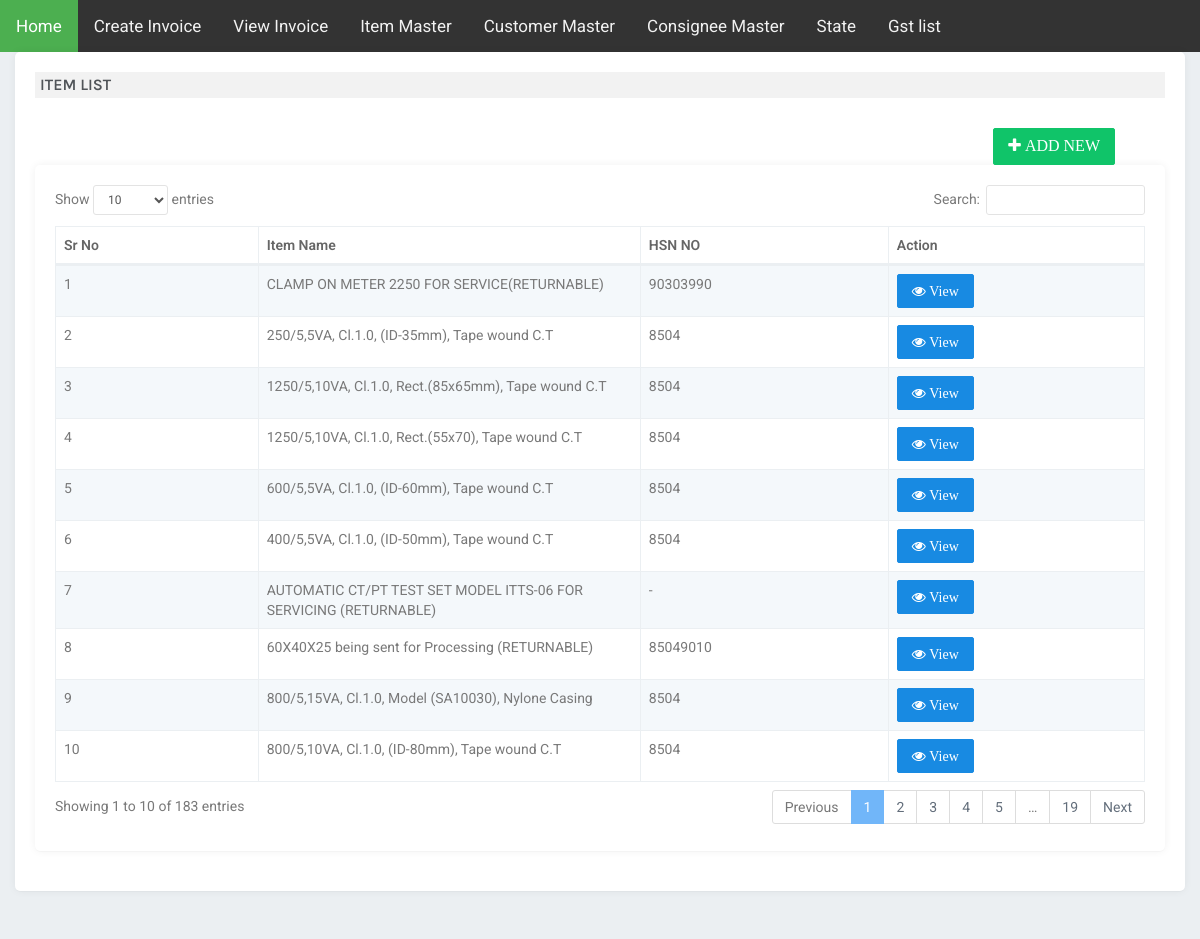
/item-list.php, run on an earlier commit of the app's database.
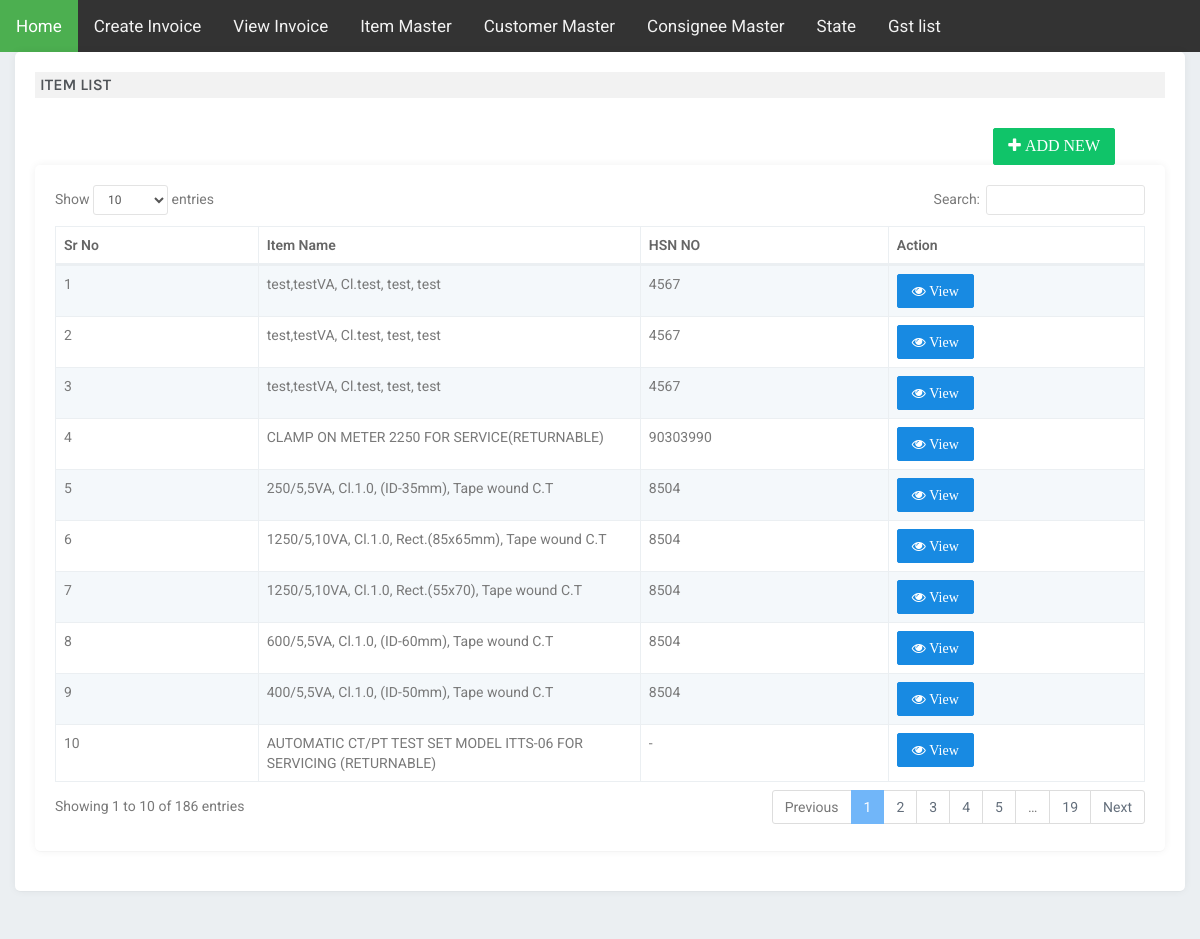
And on a later commit of the database.
### tables this page shows
CREATE TABLE `item_detail` (
  `p_sno` int(9) NOT NULL,
  `p_code` varchar(10) NOT NULL,
  `p_name` varchar(100) NOT NULL,
  `p_hsn` varchar(40) NOT NULL,
  `p_taxrate` int(5) NOT NULL
);

### item-list.php (the view, shortened to what this page needs)
<?php require_once("sqlfiles/conn.php"); ?>
<!DOCTYPE html>
<html>
<head>
    <link href="css/bootstrap.min.css" rel="stylesheet" type="text/css" />
    <link href="css/core.css" rel="stylesheet" type="text/css" />
    <link href="css/components.css" rel="stylesheet" type="text/css" />
    <link href="css/icons.css" rel="stylesheet" type="text/css" />
    <link href="css/pages.css" rel="stylesheet" type="text/css" />
    <link rel="stylesheet" href="css/dataTables.bootstrap.min.css" />
    <link href="css/font/css/font-awesome.min.css" rel="stylesheet" type="text/css" />
    <link href="css/responsive.css" rel="stylesheet" type="text/css" />
</head>
<body>
    <?php include_once("menu.php"); ?>
    <div class="content-page">
        <div class="content">
            <div class="container">
                <div class="row">
                    <div class="col-sm-12">
                        <div class="card-box">
                            <h4 class="header-title m-t-0 m-b-30">ITEM LIST</h4>
                            <div class="row">
                                <div class="col-sm-12">
                                    <div class="row">
                                        <div class="col-sm-12">
                                            <div align="right" style="padding-right:50px;"><a href="item_detail.php"><button type="button" class="btn btn-success">
                                                        <font size="3"><i class="fa fa-plus"> ADD NEW</i></font>
                                                    </button></a></div>
                                            <div class="card-box table-responsive">
                                                <table class="table table-bordered table-striped paginate" align="center">
                                                    <thead>
                                                        <tr>
                                                            <th>Sr No</th>
                                                            <th>Item Name </th>
                                                            <th>HSN NO </th>
                                                            <th>Action</th>
                                                        </tr>
                                                    </thead>
                                                    <tbody>
                                                        <?php
                                                           $sr_no = 1;
                                                           $retrive_query = mysqli_query($conn, "select * from item_detail ORDER BY p_sno DESC") or die(mysqli_error());
                                                           while ($row = mysqli_fetch_array($retrive_query)) {
                                                           ?>
                                                            <tr>
                                                                <td><?php echo $sr_no++; ?></td>
                                                                <td><?php echo $row['p_name']; ?></td>
                                                                <td><?php echo $row['p_hsn']; ?></td>
                                                                <td><a href="item_view.php?i_id=<?php echo $row['p_sno'] ?>" class="btn btn-primary text-orange" target="" class="on-default remove-row"><i class="fa fa-eye"> View</i></a></td>
                                                            </tr>
                                                        <?php } ?>
                                                    </tbody>
                                                </table>
                                            </div>
                                        </div>
                                    </div>
                                </div>
                            </div>
                        </div>
                    </div>
                </div>
            </div>

What changed in the data, as far as the page shows it:
no longer on this page (row unchanged): item_detail: p_name "60X40X25 being sent for Processing (RETURNABLE)", p_hsn "85049010"
no longer on this page (row unchanged): item_detail: p_name "800/5,15VA, Cl.1.0, Model (SA10030), Nylone Casing", p_hsn "8504"
no longer on this page (row unchanged): item_detail: p_name "800/5,10VA, Cl.1.0, (ID-80mm), Tape wound C.T", p_hsn "8504"
added item_detail: p_name "test,testVA, Cl.test, test, test", p_hsn "4567"
added item_detail: p_name "test,testVA, Cl.test, test, test", p_hsn "4567"
added item_detail: p_name "test,testVA, Cl.test, test, test", p_hsn "4567"
Also different on the page:
text written by a page script: "Show entries Search: Showing 1 to 10 of 183 entries Previous 1 2 3 4 5 … 19 Next" → "Show entries Search: Showing 1 to 10 of 186 entries Previous 1 2 3 4 5 … 19 Next"
